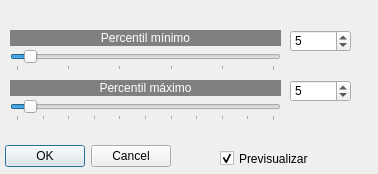
<?xml version="1.0" encoding="UTF-8"?>
<ui version="4.0">
 <class>dajuste_lineal</class>
 <widget class="QDialog" name="dajuste_lineal">
  <property name="geometry">
   <rect>
    <x>0</x>
    <y>0</y>
    <width>378</width>
    <height>174</height>
   </rect>
  </property>
  <property name="windowTitle">
   <string>Ajuste lineal dle histograma</string>
  </property>
  <widget class="QDialogButtonBox" name="buttonBox">
   <property name="geometry">
    <rect>
     <x>-170</x>
     <y>140</y>
     <width>341</width>
     <height>32</height>
    </rect>
   </property>
   <property name="orientation">
    <enum>Qt::Horizontal</enum>
   </property>
   <property name="standardButtons">
    <set>QDialogButtonBox::Cancel|QDialogButtonBox::Ok</set>
   </property>
  </widget>
  <widget class="QSlider" name="horizontalSlider">
   <property name="geometry">
    <rect>
     <x>10</x>
     <y>50</y>
     <width>271</width>
     <height>21</height>
    </rect>
   </property>
   <property name="minimum">
    <number>0</number>
   </property>
   <property name="maximum">
    <number>100</number>
   </property>
   <property name="value">
    <number>5</number>
   </property>
   <property name="orientation">
    <enum>Qt::Horizontal</enum>
   </property>
   <property name="tickPosition">
    <enum>QSlider::TicksBelow</enum>
   </property>
   <property name="tickInterval">
    <number>20</number>
   </property>
  </widget>
  <widget class="QSpinBox" name="spinBox_2">
   <property name="geometry">
    <rect>
     <x>290</x>
     <y>80</y>
     <width>61</width>
     <height>22</height>
    </rect>
   </property>
   <property name="minimum">
    <number>0</number>
   </property>
   <property name="maximum">
    <number>100</number>
   </property>
   <property name="value">
    <number>5</number>
   </property>
  </widget>
  <widget class="QLabel" name="label">
   <property name="geometry">
    <rect>
     <x>10</x>
     <y>30</y>
     <width>271</width>
     <height>16</height>
    </rect>
   </property>
   <property name="styleSheet">
    <string notr="true">background-color: rgb(128, 128, 128);
color: rgb(255, 255, 255);</string>
   </property>
   <property name="text">
    <string>Percentil mínimo</string>
   </property>
   <property name="alignment">
    <set>Qt::AlignCenter</set>
   </property>
  </widget>
  <widget class="QLabel" name="label_2">
   <property name="geometry">
    <rect>
     <x>10</x>
     <y>80</y>
     <width>271</width>
     <height>16</height>
    </rect>
   </property>
   <property name="styleSheet">
    <string notr="true">background-color: rgb(128, 128, 128);
color: rgb(255, 255, 255);</string>
   </property>
   <property name="text">
    <string>Percentil máximo</string>
   </property>
   <property name="alignment">
    <set>Qt::AlignCenter</set>
   </property>
  </widget>
  <widget class="QSpinBox" name="spinBox">
   <property name="geometry">
    <rect>
     <x>290</x>
     <y>30</y>
     <width>61</width>
     <height>22</height>
    </rect>
   </property>
   <property name="minimum">
    <number>0</number>
   </property>
   <property name="maximum">
    <number>100</number>
   </property>
   <property name="value">
    <number>5</number>
   </property>
  </widget>
  <widget class="QSlider" name="horizontalSlider_2">
   <property name="geometry">
    <rect>
     <x>10</x>
     <y>100</y>
     <width>271</width>
     <height>21</height>
    </rect>
   </property>
   <property name="minimum">
    <number>0</number>
   </property>
   <property name="maximum">
    <number>100</number>
   </property>
   <property name="value">
    <number>5</number>
   </property>
   <property name="orientation">
    <enum>Qt::Horizontal</enum>
   </property>
   <property name="tickPosition">
    <enum>QSlider::TicksBelow</enum>
   </property>
   <property name="tickInterval">
    <number>10</number>
   </property>
  </widget>
  <widget class="QCheckBox" name="checkBox">
   <property name="geometry">
    <rect>
     <x>220</x>
     <y>150</y>
     <width>101</width>
     <height>17</height>
    </rect>
   </property>
   <property name="text">
    <string>Previsualizar</string>
   </property>
   <property name="checked">
    <bool>true</bool>
   </property>
  </widget>
 </widget>
 <resources/>
 <connections>
  <connection>
   <sender>buttonBox</sender>
   <signal>accepted()</signal>
   <receiver>dajuste_lineal</receiver>
   <slot>accept()</slot>
   <hints>
    <hint type="sourcelabel">
     <x>248</x>
     <y>254</y>
    </hint>
    <hint type="destinationlabel">
     <x>157</x>
     <y>274</y>
    </hint>
   </hints>
  </connection>
  <connection>
   <sender>buttonBox</sender>
   <signal>rejected()</signal>
   <receiver>dajuste_lineal</receiver>
   <slot>reject()</slot>
   <hints>
    <hint type="sourcelabel">
     <x>316</x>
     <y>260</y>
    </hint>
    <hint type="destinationlabel">
     <x>286</x>
     <y>274</y>
    </hint>
   </hints>
  </connection>
 </connections>
</ui>
